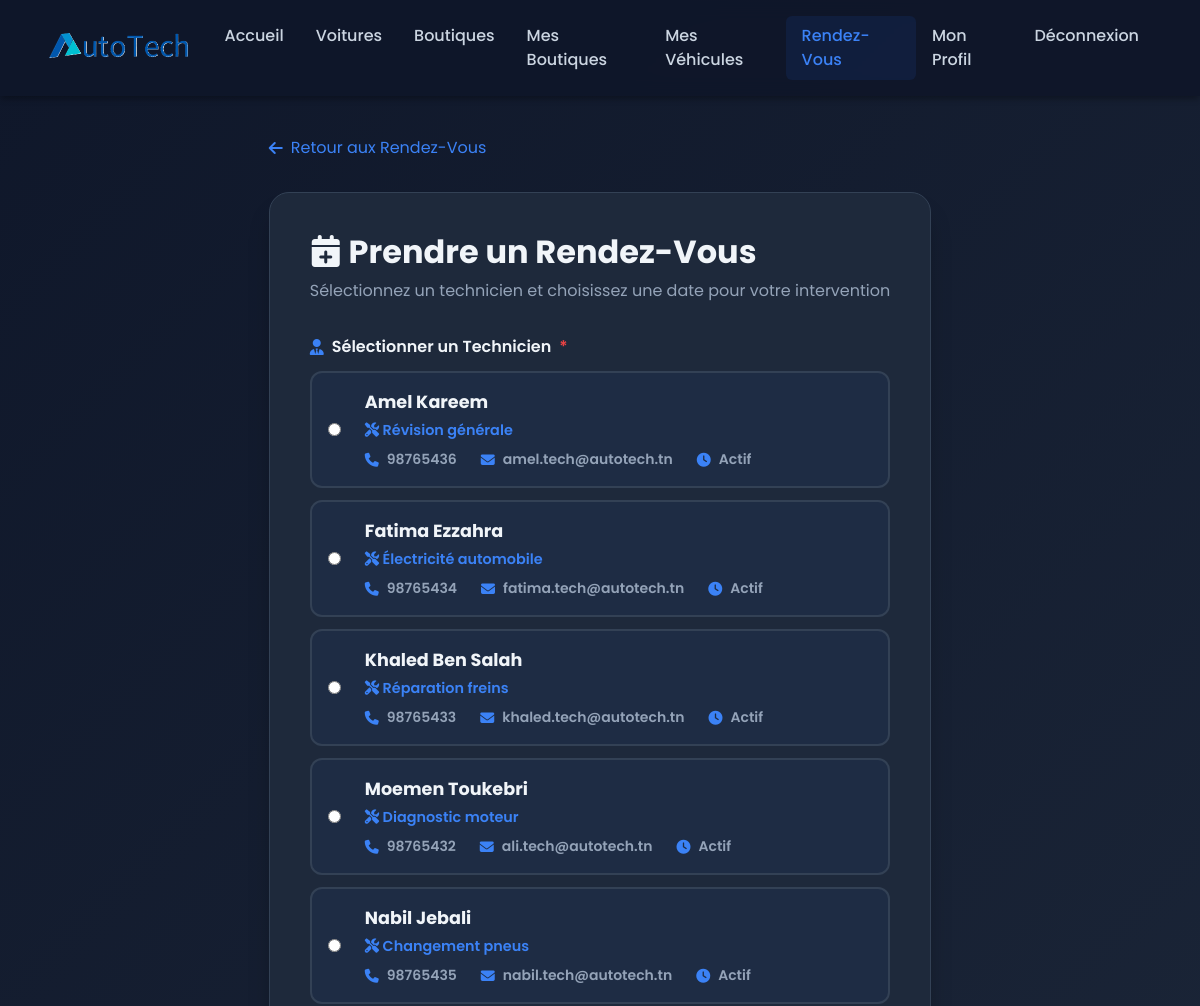
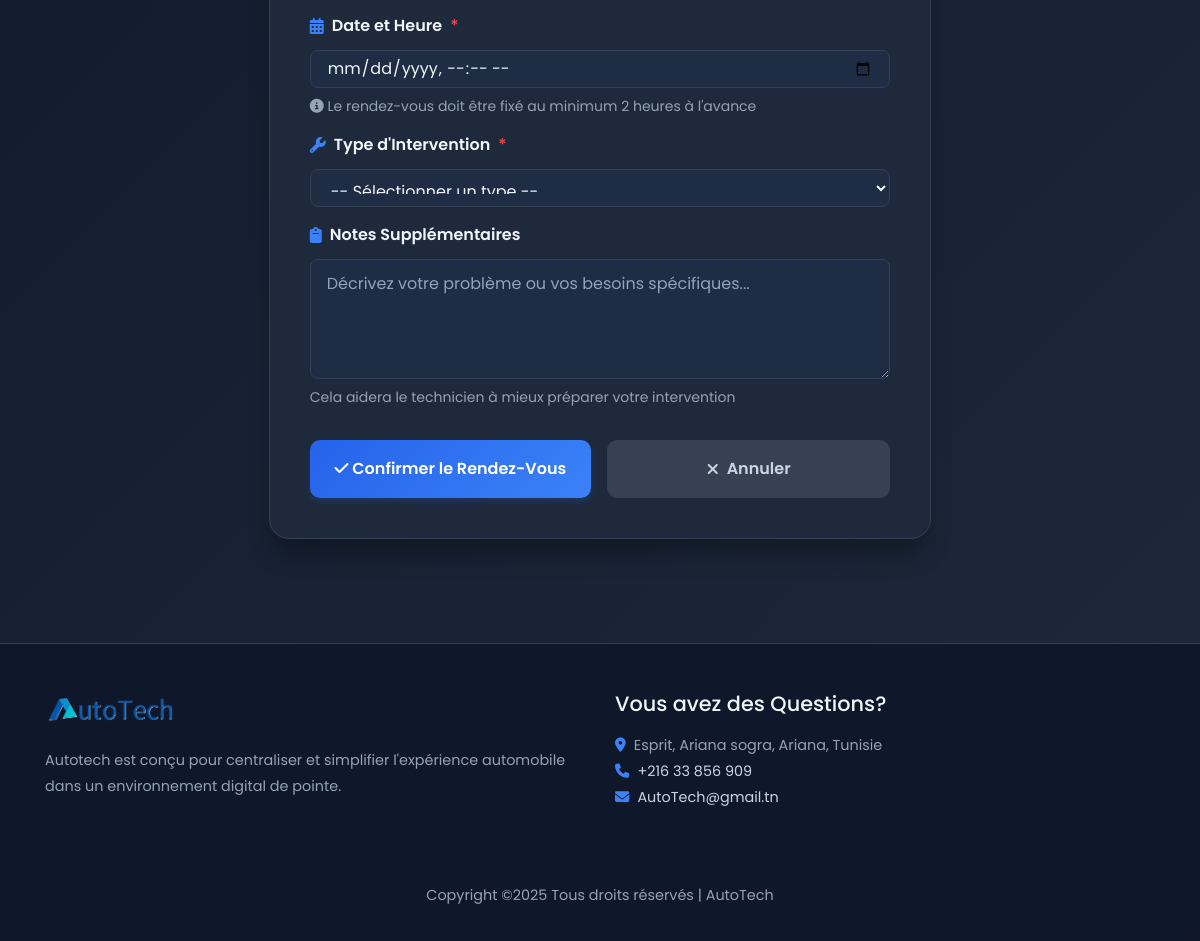
Page /view/user/prendre-rendez-vous.php (signed in) on the committed database (2 pictures, top to bottom).
### tables this page shows
CREATE TABLE technicien (
    id_technicien INT UNSIGNED AUTO_INCREMENT PRIMARY KEY,
    nom VARCHAR(255) NOT NULL,
    specialite VARCHAR(255) NOT NULL,
    telephone VARCHAR(20),
    email VARCHAR(255),
    disponibilite VARCHAR(50) DEFAULT 'actif',
    date_creation TIMESTAMP DEFAULT CURRENT_TIMESTAMP
);

### config/config.php (called while the page is built, shortened)
<?php
class Config {
    private static $pdo = NULL;
    public static function getConnexion() {
        if (!isset(self::$pdo)) {
            try {
                self::$pdo = new PDO(
                    'mysql:host=' . self::DB_HOST . ';dbname=' . self::DB_NAME . ';charset=utf8mb4',
                    self::DB_USER,
                    self::DB_PASS,
                    [
                        PDO::ATTR_ERRMODE => PDO::ERRMODE_EXCEPTION,
                        PDO::ATTR_DEFAULT_FETCH_MODE => PDO::FETCH_ASSOC,
                        PDO::ATTR_EMULATE_PREPARES => false
                    ]
                );
            } catch(PDOException $e) {
                die('Erreur de connexion à la base de données: ' . $e->getMessage());
            }
        }
        return self::$pdo;
    }
}
?>

### controller/UtilisateurController.php (called while the page is built, shortened)
<?php
require_once __DIR__ . '/../config/config.php';
class UtilisateurController {
    public function estConnecte() {
        return isset($_SESSION['logged_in']) && $_SESSION['logged_in'] === true;
    }
}
?>

### controller/TechnicienController.php (called while the page is built, shortened)
<?php
require_once __DIR__ . '/../config/config.php';
class TechnicienController {
    private $pdo;
    public function __construct() {
        $this->pdo = Config::getConnexion();
    }
    public function getAllTechniciens() {
        try {
            $sql = "SELECT * FROM technicien WHERE disponibilite = 'actif' ORDER BY nom ASC";
            $stmt = $this->pdo->query($sql);
            return $stmt->fetchAll();
        } catch (PDOException $e) {
            return [];
        }
    }
}
?>

### view/user/prendre-rendez-vous.php (the view, shortened to what this page needs)
<?php
require_once __DIR__ . '/../../config/config.php';
require_once __DIR__ . '/../../controller/UtilisateurController.php';
require_once __DIR__ . '/../../controller/TechnicienController.php';
$userController = new UtilisateurController();
$technicianController = new TechnicienController();
$techniciens = $technicianController->getAllTechniciens();
?>
<!DOCTYPE html>
<html lang="fr">
<head>
    <link rel="stylesheet" href="https://cdnjs.cloudflare.com/ajax/libs/bootstrap/4.6.2/css/bootstrap.min.css">
    <link rel="stylesheet" href="https://cdnjs.cloudflare.com/ajax/libs/font-awesome/6.4.0/css/all.min.css">
</head>
<body>
    <nav class="navbar navbar-expand-lg navbar-dark">
        <div class="container">
            <a class="navbar-brand" href="../public/index.php">
                <img src="../../images/off_logo.png" alt="AutoTech">
            </a>
            <div class="collapse navbar-collapse" id="navbarNav">
                <ul class="navbar-nav ml-auto">
                    <li class="nav-item">
                        <a class="nav-link" href="../public/index.php">Accueil</a>
                    </li>
                    <li class="nav-item">
                        <a class="nav-link" href="../public/voitures.php">Voitures</a>
                    </li>
                    <li class="nav-item">
                        <a class="nav-link" href="../public/boutiques.php">Boutiques</a>
                    </li>
                    <?php if ($userController->estConnecte()): ?>
                        <li class="nav-item">
                            <a class="nav-link" href="mes-boutiques.php">Mes Boutiques</a>
                        </li>
                        <li class="nav-item">
                            <a class="nav-link" href="mes-vehicules.php">Mes Véhicules</a>
                        </li>
                        <li class="nav-item active">
                            <a class="nav-link" href="mes-rendez-vous.php">Rendez-Vous</a>
                        </li>
                        <li class="nav-item">
                            <a class="nav-link" href="profil.php">Mon Profil</a>
                        </li>
                        <li class="nav-item">
                            <a class="nav-link" href="../auth/logout.php">Déconnexion</a>
                        </li>
                    <?php endif; ?>
                </ul>
            </div>
        </div>
    </nav>
    <div class="main-container">
        <a href="mes-rendez-vous.php" class="back-btn">
            <i class="fas fa-arrow-left"></i> Retour aux Rendez-Vous
        </a>
        <div class="form-container">
            <h1 class="form-title">
                <i class="fas fa-calendar-plus"></i> Prendre un Rendez-Vous
            </h1>
            <p class="form-subtitle">Sélectionnez un technicien et choisissez une date pour votre intervention</p>
            <form method="POST" id="rdvForm">
                <div class="form-group">
                    <label for="techniciens">
                        <i class="fas fa-user-tie"></i> Sélectionner un Technicien <span class="required">*</span>
                    </label>
                    <div id="techniciansContainer">
                        <?php if (!empty($techniciens)): ?>
                            <?php foreach ($techniciens as $tech): ?>
                                <label class="technician-card" id="card-<?= $tech['id_technicien'] ?>" style="cursor: pointer;">
                                    <input type="radio" name="id_technicien" value="<?= $tech['id_technicien'] ?>"
                                           id="tech-<?= $tech['id_technicien'] ?>"
                                           onchange="updateTechnicianCard(<?= $tech['id_technicien'] ?>)">
                                    <div class="technician-info">
                                        <div class="technician-details">
                                            <div class="technician-name"><?= htmlspecialchars($tech['nom']) ?></div>
                                            <div class="technician-specialty">
                                                <i class="fas fa-tools"></i> <?= htmlspecialchars($tech['specialite']) ?>
                                            </div>
                                            <div class="technician-contact">
                                                <div class="technician-contact-item">
                                                    <i class="fas fa-phone"></i>
                                                    <?= htmlspecialchars($tech['telephone']) ?>
                                                </div>
                                                <div class="technician-contact-item">
                                                    <i class="fas fa-envelope"></i>
                                                    <?= htmlspecialchars($tech['email']) ?>
                                                </div>
                                                <div class="technician-contact-item">
                                                    <i class="fas fa-clock"></i>
                                                    <?= ucfirst($tech['disponibilite']) ?>
                                                </div>
                                            </div>
                                        </div>
                                    </div>
                                </label>
                            <?php endforeach; ?>
                        <?php else: ?>
                            <div class="alert alert-warning">
                                <i class="fas fa-info-circle"></i> Aucun technicien disponible pour le moment.
                            </div>
                        <?php endif; ?>
                    </div>
                </div>
                <div class="form-group">
                    <label for="date_rdv">
                        <i class="fas fa-calendar-alt"></i> Date et Heure <span class="required">*</span>
                    </label>
                    <input type="datetime-local" class="form-control" id="date_rdv" name="date_rdv" required>
                    <small class="form-text">
                        <i class="fas fa-info-circle"></i> Le rendez-vous doit être fixé au minimum 2 heures à l'avance
                    </small>
                </div>
                <div class="form-group">
                    <label for="type_intervention">
                        <i class="fas fa-wrench"></i> Type d'Intervention <span class="required">*</span>
                    </label>
                    <select class="form-control" id="type_intervention" name="type_intervention" required>
                        <option value="">-- Sélectionner un type --</option>
                    </select>
                </div>
                <div class="form-group">
                    <label for="commentaire">
                        <i class="fas fa-clipboard"></i> Notes Supplémentaires
                    </label>
                    <textarea class="form-control" id="commentaire" name="commentaire"
                              placeholder="Décrivez votre problème ou vos besoins spécifiques..."></textarea>
                    <small class="form-text">Cela aidera le technicien à mieux préparer votre intervention</small>
                </div>
                <div class="form-actions">
                    <button type="submit" class="btn-submit">
                        <i class="fas fa-check"></i> Confirmer le Rendez-Vous
                    </button>
                    <a href="mes-rendez-vous.php" class="btn-cancel">
                        <i class="fas fa-times"></i> Annuler
                    </a>
                </div>
            </form>
        </div>
    </div>
    <footer>
        <div class="container">
            <div class="row mb-5">
                <div class="col-md">
                    <div class="mb-4">
                        <h2><a href="#"><img src="../../images/off_logo.png" alt="logo.png" id="img_logo"></a></h2>
                        <p>Autotech est conçu pour centraliser et simplifier l'expérience automobile dans un environnement digital de pointe.</p>
                    </div>
                </div>
                <div class="col-md">
                    <div class="mb-4">
                        <h2>Vous avez des Questions?</h2>
                        <div class="mb-3">
                            <ul>
                                <li><span class="icon"><i class="fas fa-map-marker-alt"></i></span><span>Esprit, Ariana sogra, Ariana, Tunisie</span></li>
                                <li><a href="#"><span class="icon"><i class="fas fa-phone"></i></span><span>+216 33 856 909</span></a></li>
                                <li><a href="#"><span class="icon"><i class="fas fa-envelope"></i></span><span>AutoTech@gmail.tn</span></a></li>
                            </ul>
                        </div>
                    </div>
                </div>
            </div>
            <div class="row">
                <div class="col-md-12 text-center">
                    <p>Copyright &copy;<script>document.write(new Date().getFullYear());</script> Tous droits réservés | AutoTech</p>
                </div>
            </div>
        </div>
    </footer>
</body>
</html>

### rows in the picture
technicien: nom "Amel Kareem", specialite "Révision générale", telephone "98765436", email "amel.tech@autotech.tn", disponibilite "Actif"
technicien: nom "Fatima Ezzahra", specialite "Électricité automobile", telephone "98765434", email "fatima.tech@autotech.tn", disponibilite "Actif"
technicien: nom "Khaled Ben Salah", specialite "Réparation freins", telephone "98765433", email "khaled.tech@autotech.tn", disponibilite "Actif"
technicien: nom "Moemen Toukebri", specialite "Diagnostic moteur", telephone "98765432", email "ali.tech@autotech.tn", disponibilite "Actif"
technicien: nom "Nabil Jebali", specialite "Changement pneus", telephone "98765435", email "nabil.tech@autotech.tn", disponibilite "Actif"
